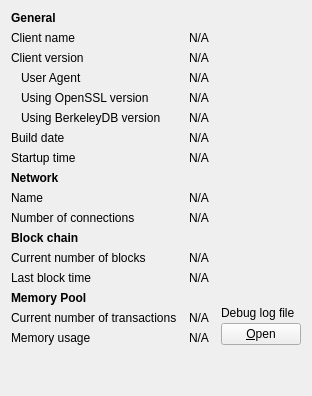
     <widget class="QWidget" name="tab_info">
      <attribute name="title">
       <string>&amp;Information</string>
      </attribute>
      <layout class="QGridLayout" name="gridLayout" columnstretch="0,1,0">
       <property name="horizontalSpacing">
        <number>12</number>
       </property>
       <item row="0" column="0">
        <widget class="QLabel" name="label_9">
         <property name="font">
          <font>
           <weight>75</weight>
           <bold>true</bold>
          </font>
         </property>
         <property name="text">
          <string>General</string>
         </property>
        </widget>
       </item>
       <item row="1" column="0">
        <widget class="QLabel" name="label_5">
         <property name="text">
          <string>Client name</string>
         </property>
        </widget>
       </item>
       <item row="1" column="1" colspan="2">
        <widget class="QLabel" name="clientName">
         <property name="cursor">
          <cursorShape>IBeamCursor</cursorShape>
         </property>
         <property name="text">
          <string>N/A</string>
         </property>
         <property name="textFormat">
          <enum>Qt::PlainText</enum>
         </property>
         <property name="textInteractionFlags">
          <set>Qt::LinksAccessibleByMouse|Qt::TextSelectableByKeyboard|Qt::TextSelectableByMouse</set>
         </property>
        </widget>
       </item>
       <item row="2" column="0">
        <widget class="QLabel" name="label_6">
         <property name="text">
          <string>Client version</string>
         </property>
        </widget>
       </item>
       <item row="2" column="1" colspan="2">
        <widget class="QLabel" name="clientVersion">
         <property name="cursor">
          <cursorShape>IBeamCursor</cursorShape>
         </property>
         <property name="text">
          <string>N/A</string>
         </property>
         <property name="textFormat">
          <enum>Qt::PlainText</enum>
         </property>
         <property name="textInteractionFlags">
          <set>Qt::LinksAccessibleByMouse|Qt::TextSelectableByKeyboard|Qt::TextSelectableByMouse</set>
         </property>
        </widget>
       </item>
       <item row="3" column="0">
        <widget class="QLabel" name="labelClientUserAgent">
         <property name="text">
          <string>User Agent</string>
         </property>
         <property name="indent">
          <number>10</number>
         </property>
        </widget>
       </item>
       <item row="3" column="1" colspan="2">
        <widget class="QLabel" name="clientUserAgent">
         <property name="cursor">
          <cursorShape>IBeamCursor</cursorShape>
         </property>
         <property name="text">
          <string>N/A</string>
         </property>
         <property name="textFormat">
          <enum>Qt::PlainText</enum>
         </property>
         <property name="textInteractionFlags">
          <set>Qt::LinksAccessibleByMouse|Qt::TextSelectableByKeyboard|Qt::TextSelectableByMouse</set>
         </property>
        </widget>
       </item>
       <item row="4" column="0">
        <widget class="QLabel" name="label_14">
         <property name="text">
          <string>Using OpenSSL version</string>
         </property>
         <property name="indent">
          <number>10</number>
         </property>
        </widget>
       </item>
       <item row="4" column="1" colspan="2">
        <widget class="QLabel" name="openSSLVersion">
         <property name="cursor">
          <cursorShape>IBeamCursor</cursorShape>
         </property>
         <property name="text">
          <string>N/A</string>
         </property>
         <property name="textFormat">
          <enum>Qt::PlainText</enum>
         </property>
         <property name="textInteractionFlags">
          <set>Qt::LinksAccessibleByMouse|Qt::TextSelectableByKeyboard|Qt::TextSelectableByMouse</set>
         </property>
        </widget>
       </item>
       <item row="5" column="0">
        <widget class="QLabel" name="label_berkeleyDBVersion">
         <property name="text">
          <string>Using BerkeleyDB version</string>
         </property>
         <property name="indent">
          <number>10</number>
         </property>
        </widget>
       </item>
       <item row="5" column="1" colspan="2">
        <widget class="QLabel" name="berkeleyDBVersion">
         <property name="cursor">
          <cursorShape>IBeamCursor</cursorShape>
         </property>
         <property name="text">
          <string>N/A</string>
         </property>
         <property name="textFormat">
          <enum>Qt::PlainText</enum>
         </property>
         <property name="textInteractionFlags">
          <set>Qt::LinksAccessibleByMouse|Qt::TextSelectableByKeyboard|Qt::TextSelectableByMouse</set>
         </property>
        </widget>
       </item>
       <item row="6" column="0">
        <widget class="QLabel" name="label_12">
         <property name="text">
          <string>Build date</string>
         </property>
        </widget>
       </item>
       <item row="6" column="1" colspan="2">
        <widget class="QLabel" name="buildDate">
         <property name="cursor">
          <cursorShape>IBeamCursor</cursorShape>
         </property>
         <property name="text">
          <string>N/A</string>
         </property>
         <property name="textFormat">
          <enum>Qt::PlainText</enum>
         </property>
         <property name="textInteractionFlags">
          <set>Qt::LinksAccessibleByMouse|Qt::TextSelectableByKeyboard|Qt::TextSelectableByMouse</set>
         </property>
        </widget>
       </item>
       <item row="7" column="0">
        <widget class="QLabel" name="label_13">
         <property name="text">
          <string>Startup time</string>
         </property>
        </widget>
       </item>
       <item row="7" column="1" colspan="2">
        <widget class="QLabel" name="startupTime">
         <property name="cursor">
          <cursorShape>IBeamCursor</cursorShape>
         </property>
         <property name="text">
          <string>N/A</string>
         </property>
         <property name="textFormat">
          <enum>Qt::PlainText</enum>
         </property>
         <property name="textInteractionFlags">
          <set>Qt::LinksAccessibleByMouse|Qt::TextSelectableByKeyboard|Qt::TextSelectableByMouse</set>
         </property>
        </widget>
       </item>
       <item row="9" column="0">
        <widget class="QLabel" name="label_8">
         <property name="text">
          <string>Name</string>
         </property>
        </widget>
       </item>
       <item row="9" column="1" colspan="2">
        <widget class="QLabel" name="networkName">
         <property name="cursor">
          <cursorShape>IBeamCursor</cursorShape>
         </property>
         <property name="text">
          <string>N/A</string>
         </property>
         <property name="textFormat">
          <enum>Qt::PlainText</enum>
         </property>
         <property name="textInteractionFlags">
          <set>Qt::LinksAccessibleByMouse|Qt::TextSelectableByKeyboard|Qt::TextSelectableByMouse</set>
         </property>
        </widget>
       </item>
       <item row="10" column="0">
        <widget class="QLabel" name="label_7">
         <property name="text">
          <string>Number of connections</string>
         </property>
        </widget>
       </item>
       <item row="10" column="1" colspan="2">
        <widget class="QLabel" name="numberOfConnections">
         <property name="cursor">
          <cursorShape>IBeamCursor</cursorShape>
         </property>
         <property name="text">
          <string>N/A</string>
         </property>
         <property name="textFormat">
          <enum>Qt::PlainText</enum>
         </property>
         <property name="textInteractionFlags">
          <set>Qt::LinksAccessibleByMouse|Qt::TextSelectableByKeyboard|Qt::TextSelectableByMouse</set>
         </property>
        </widget>
       </item>
       <item row="11" column="0">
        <widget class="QLabel" name="label_10">
         <property name="font">
          <font>
           <weight>75</weight>
           <bold>true</bold>
          </font>
         </property>
         <property name="text">
          <string>Block chain</string>
         </property>
        </widget>
       </item>
       <item row="12" column="0">
        <widget class="QLabel" name="label_3">
         <property name="text">
          <string>Current number of blocks</string>
         </property>
        </widget>
       </item>
       <item row="12" column="1" colspan="2">
        <widget class="QLabel" name="numberOfBlocks">
         <property name="cursor">
          <cursorShape>IBeamCursor</cursorShape>
         </property>
         <property name="text">
          <string>N/A</string>
         </property>
         <property name="textFormat">
          <enum>Qt::PlainText</enum>
         </property>
         <property name="textInteractionFlags">
          <set>Qt::LinksAccessibleByMouse|Qt::TextSelectableByKeyboard|Qt::TextSelectableByMouse</set>
         </property>
        </widget>
       </item>
       <item row="13" column="0">
        <widget class="QLabel" name="labelLastBlockTime">
         <property name="text">
          <string>Last block time</string>
         </property>
        </widget>
       </item>
       <item row="13" column="1" colspan="2">
        <widget class="QLabel" name="lastBlockTime">
         <property name="cursor">
          <cursorShape>IBeamCursor</cursorShape>
         </property>
         <property name="text">
          <string>N/A</string>
         </property>
         <property name="textFormat">
          <enum>Qt::PlainText</enum>
         </property>
         <property name="textInteractionFlags">
          <set>Qt::LinksAccessibleByMouse|Qt::TextSelectableByKeyboard|Qt::TextSelectableByMouse</set>
         </property>
        </widget>
       </item>
       <item row="14" column="0">
        <widget class="QLabel" name="labelMempoolTitle">
         <property name="font">
          <font>
           <weight>75</weight>
           <bold>true</bold>
          </font>
         </property>
         <property name="text">
          <string>Memory Pool</string>
         </property>
        </widget>
       </item>
       <item row="15" column="0">
        <widget class="QLabel" name="labelNumberOfTransactions">
         <property name="text">
          <string>Current number of transactions</string>
         </property>
        </widget>
       </item>
       <item row="15" column="1">
        <widget class="QLabel" name="mempoolNumberTxs">
         <property name="cursor">
          <cursorShape>IBeamCursor</cursorShape>
         </property>
         <property name="text">
          <string>N/A</string>
         </property>
         <property name="textFormat">
          <enum>Qt::PlainText</enum>
         </property>
         <property name="textInteractionFlags">
          <set>Qt::LinksAccessibleByMouse|Qt::TextSelectableByKeyboard|Qt::TextSelectableByMouse</set>
         </property>
        </widget>
       </item>
       <item row="8" column="0">
        <widget class="QLabel" name="labelNetwork">
         <property name="font">
          <font>
           <weight>75</weight>
           <bold>true</bold>
          </font>
         </property>
         <property name="text">
          <string>Network</string>
         </property>
        </widget>
       </item>
       <item row="16" column="0">
        <widget class="QLabel" name="labelMemoryUsage">
         <property name="text">
          <string>Memory usage</string>
         </property>
        </widget>
       </item>
       <item row="16" column="1">
        <widget class="QLabel" name="mempoolSize">
         <property name="cursor">
          <cursorShape>IBeamCursor</cursorShape>
         </property>
         <property name="text">
          <string>N/A</string>
         </property>
         <property name="textFormat">
          <enum>Qt::PlainText</enum>
         </property>
         <property name="textInteractionFlags">
          <set>Qt::LinksAccessibleByMouse|Qt::TextSelectableByKeyboard|Qt::TextSelectableByMouse</set>
         </property>
        </widget>
       </item>
       <item row="14" column="2" rowspan="3">
        <layout class="QVBoxLayout" name="verticalLayoutDebugButton">
         <property name="spacing">
          <number>3</number>
         </property>
         <item>
          <spacer name="verticalSpacer_2">
           <property name="orientation">
            <enum>Qt::Vertical</enum>
           </property>
           <property name="sizeHint" stdset="0">
            <size>
             <width>10</width>
             <height>5</height>
            </size>
           </property>
          </spacer>
         </item>
         <item>
          <widget class="QLabel" name="labelDebugLogfile">
           <property name="text">
            <string>Debug log file</string>
           </property>
          </widget>
         </item>
         <item>
          <widget class="QPushButton" name="openDebugLogfileButton">
           <property name="toolTip">
            <string>Open the C-Bit Core debug log file from the current data directory. This can take a few seconds for large log files.</string>
           </property>
           <property name="text">
            <string>&amp;Open</string>
           </property>
           <property name="autoDefault">
            <bool>false</bool>
           </property>
          </widget>
         </item>
        </layout>
       </item>
       <item row="18" column="0">
        <spacer name="verticalSpacer">
         <property name="orientation">
          <enum>Qt::Vertical</enum>
         </property>
         <property name="sizeHint" stdset="0">
          <size>
           <width>20</width>
           <height>40</height>
          </size>
         </property>
        </spacer>
       </item>
      </layout>
     </widget>
